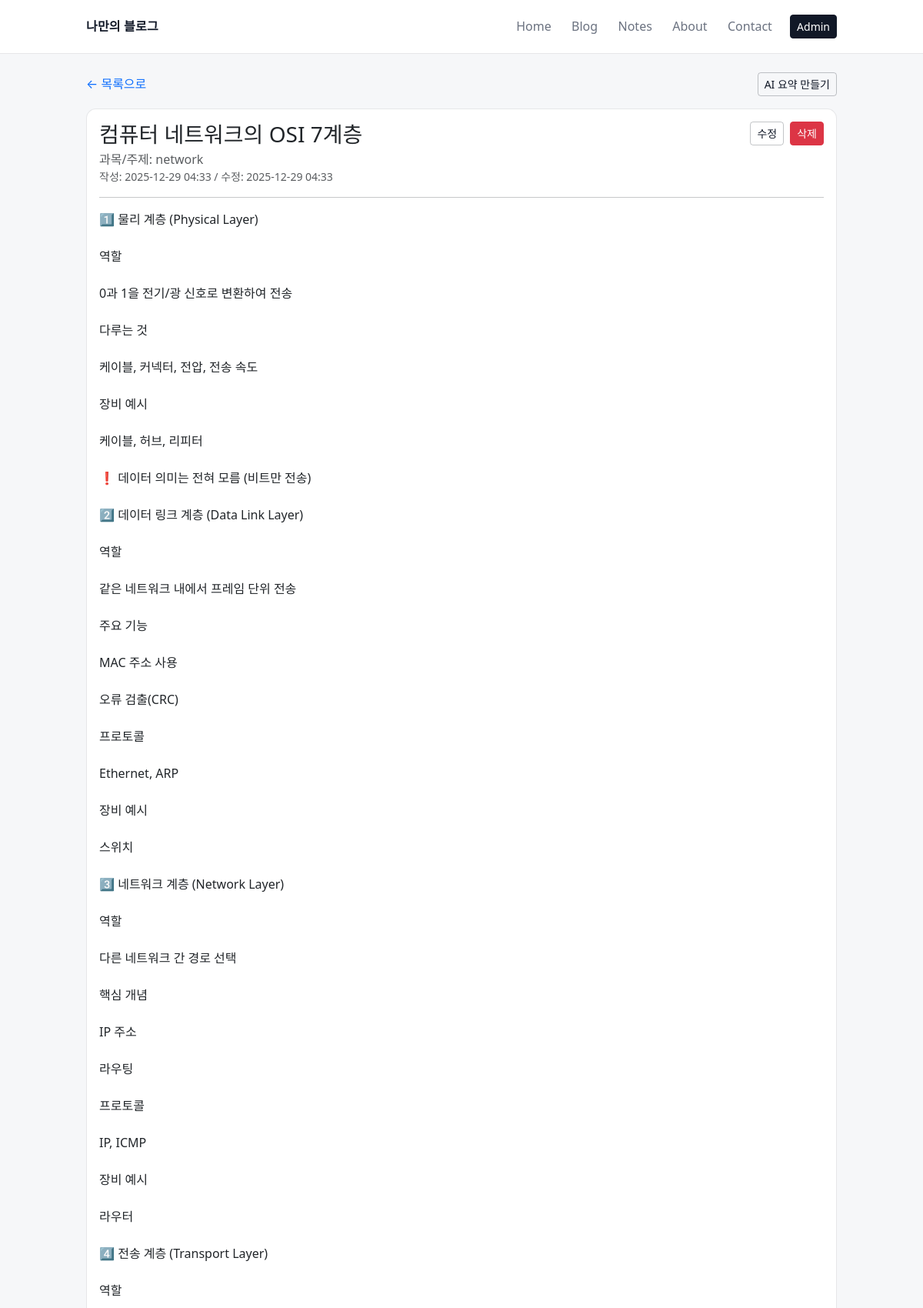
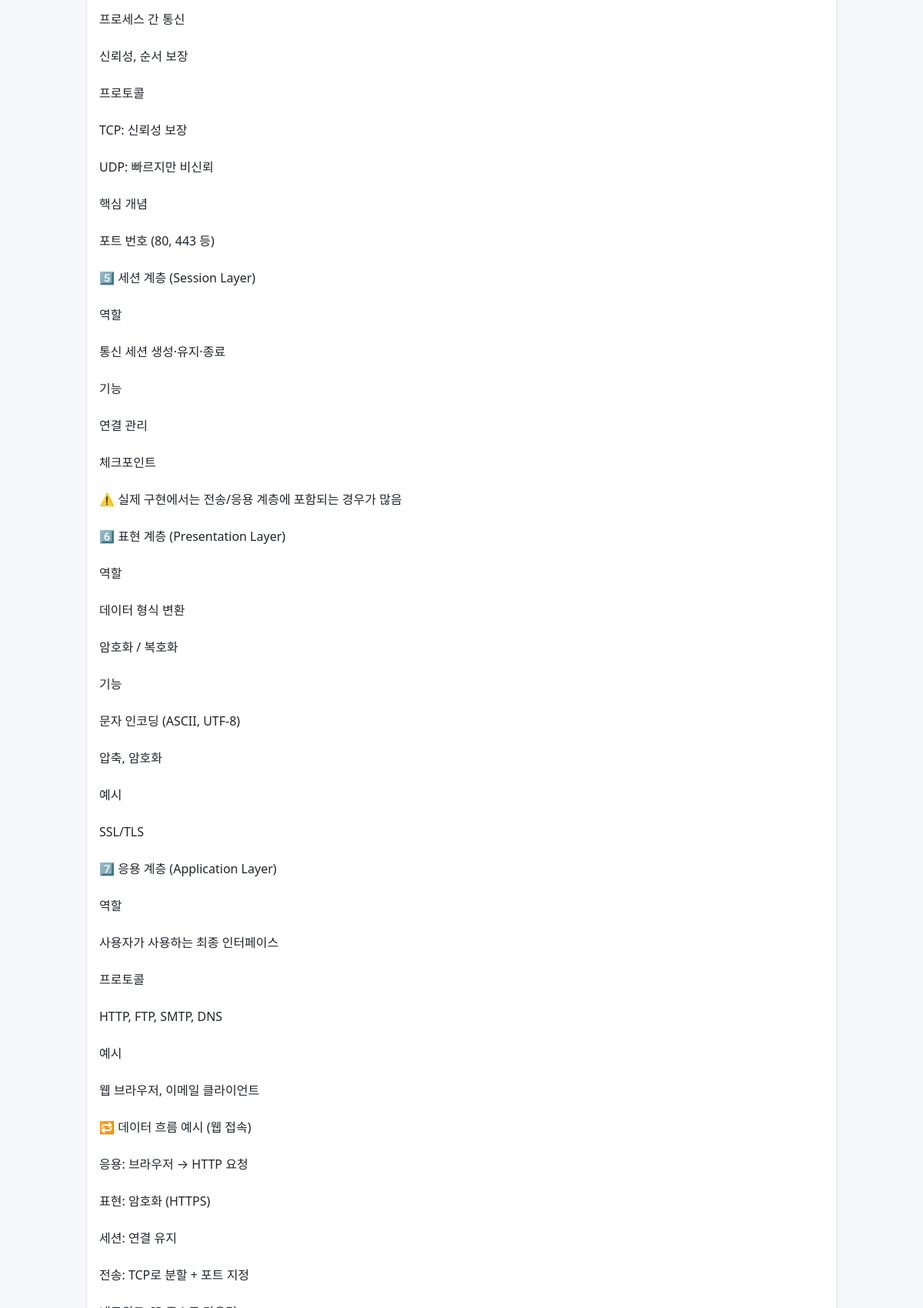
The page /notes/1/ (upper part) on the database its author committed (2 pictures, top to bottom).
### notes/models.py (models this page shows, shortened)
class Note(models.Model):
    title = models.CharField(max_length=200)
    course = models.CharField(max_length=200, blank=True)
    content = models.TextField()
    created_at = models.DateTimeField(auto_now_add=True)
    updated_at = models.DateTimeField(auto_now=True)
    ai_summary = models.TextField(blank=True, default="")
    class Meta:
        ordering = ["-created_at"]

### notes/views.py (the view)
# urls.py: path("<int:pk>/", NoteDetailView.as_view(), name="note_detail"),
class NoteDetailView(DetailView):
    model = Note
    template_name = "notes/note_detail.html"
    context_object_name = "note"

### notes/templates/notes/note_detail.html (shortened to what this page needs)
{% extends "blog/base.html" %}
{% block content %}
<div class="mb-3 d-flex justify-content-between align-items-center">
  <a href="{% url 'note_list' %}" class="text-decoration-none">&larr; 목록으로</a>
  <form method="post" action="{% url 'note_ai_summarize' note.pk %}" class="m-0">
    <button class="btn btn-outline-dark btn-sm" type="submit">
      AI 요약 만들기
    </button>
  </form>
</div>
<div class="card">
  <div class="card-body">
    <div class="d-flex justify-content-between align-items-start">
      <div>
        <h3 class="mb-1">{{ note.title }}</h3>
        {% if note.course %}
          <div class="text-muted">과목/주제: {{ note.course }}</div>
        {% endif %}
        <div class="text-muted small">
          작성: {{ note.created_at|date:"Y-m-d H:i" }} /
          수정: {{ note.updated_at|date:"Y-m-d H:i" }}
        </div>
      </div>
      <div class="d-flex gap-2">
        <a class="btn btn-outline-dark btn-sm" href="{% url 'note_update' note.pk %}">수정</a>
        <a class="btn btn-danger btn-sm" href="{% url 'note_delete' note.pk %}">삭제</a>
      </div>
    </div>
    <hr>
    <div style="white-space: pre-wrap;">{{ note.content }}</div>
  </div>
</div>
{% endblock %}

### blog/templates/blog/base.html (style rules this page uses)
:root { --accent: #111827; --bg: #f6f7f9; --card: #ffffff; --text: #111827; --muted: #6b7280; --line: rgba(17,24,39,.10); }
body { background: var(--bg); color: var(--text); }
.btn-outline-dark { color: var(--accent); border-color: rgba(17,24,39,.25); }
.card, .list-group-item { background: var(--card); border: 1px solid var(--line); border-radius: .8rem; }

### rows shown on the page
Note: title "컴퓨터 네트워크의 OSI 7계층", course "network", created_at "2025-12-29 04:33", updated_at "2025-12-29 04:33"
